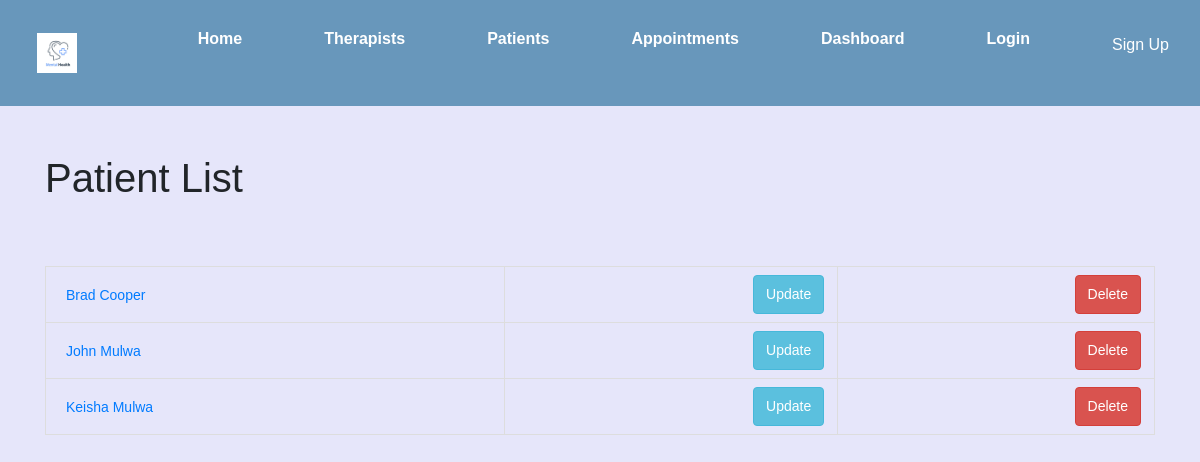
/catalog/patient/, run on an earlier commit of the app's database.
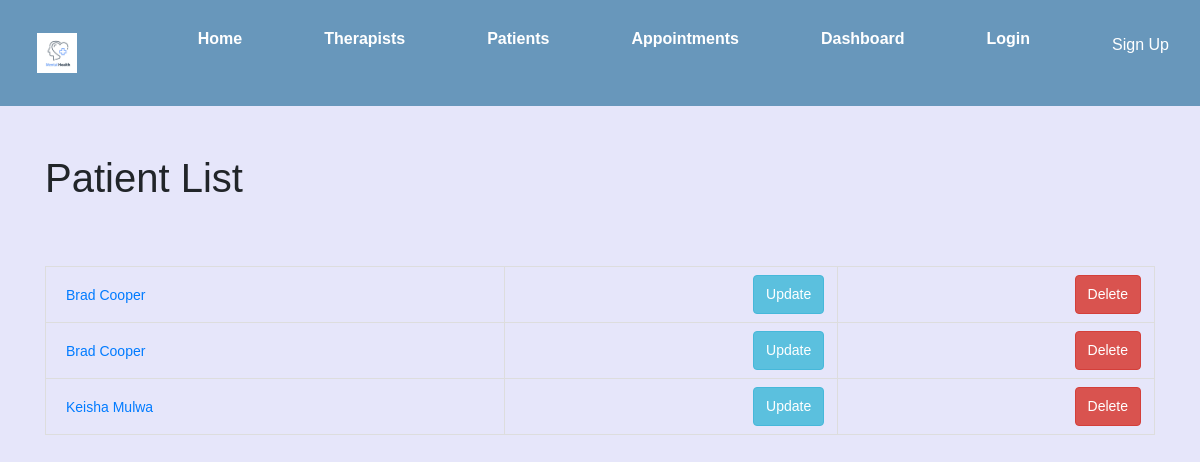
And on a later commit of the database.
### catalog/models.py (models this page shows, shortened)
class Patient(models.Model):
    patient_id = models.AutoField(primary_key=True)
    name = models.CharField(max_length=100)
    date_of_birth = models.DateField(null=True, blank=True)
    GENDER_CHOICES = [
        ('M', 'Male'),
        ('F', 'Female'),
        ('O', 'Other'),
    ]
    gender = models.CharField(max_length=1, choices=GENDER_CHOICES)
    contact = models.CharField(max_length=15)
    class Meta:
        ordering = ['name']
        permissions = [
            ("can_update_patient", "Update patient details"),
            ("can_delete_patient", "Delete patient"),
            ("can_view_patient", "View patient details"),
            ("can_create_patient", "Create patient"),
            ("can_view_all therapists", "View all therapists"),
        ]

### catalog/views.py (the view)
# urls.py: path('patient/', views.PatientListView.as_view(), name='patient_list'),
class PatientListView(generic.ListView):
    model = Patient
    template_name = 'catalog/patient_list.html'
    context_object_name = 'patients'

### catalog/templates/catalog/patient_list.html
{% extends "base_generic.html" %}
{% block content %}
    <h1>Patient List</h1>
    <br/>
    <table>
        {% for patient in patients %}
            <tr>
                <td>
                    <a href="{% url 'catalog:patient_detail' patient.pk %}">{{ patient.name }}</a>
                </td>
                <td style="text-align: right;">
                    <a class="btn btn-primary" href="{% url 'catalog:update_patient' patient.pk %}">Update</a>
                </td>
                <td style="text-align: right;">
                    <a class="btn btn-danger" href="{% url 'catalog:patient_delete' patient.pk %}">Delete</a>
                </td>
            </tr>
        {% endfor %}
    </table>
{% endblock %}

What changed in the data, as far as the page shows it:
removed Patient: name "John Mulwa"
added Patient: name "Brad Cooper"
